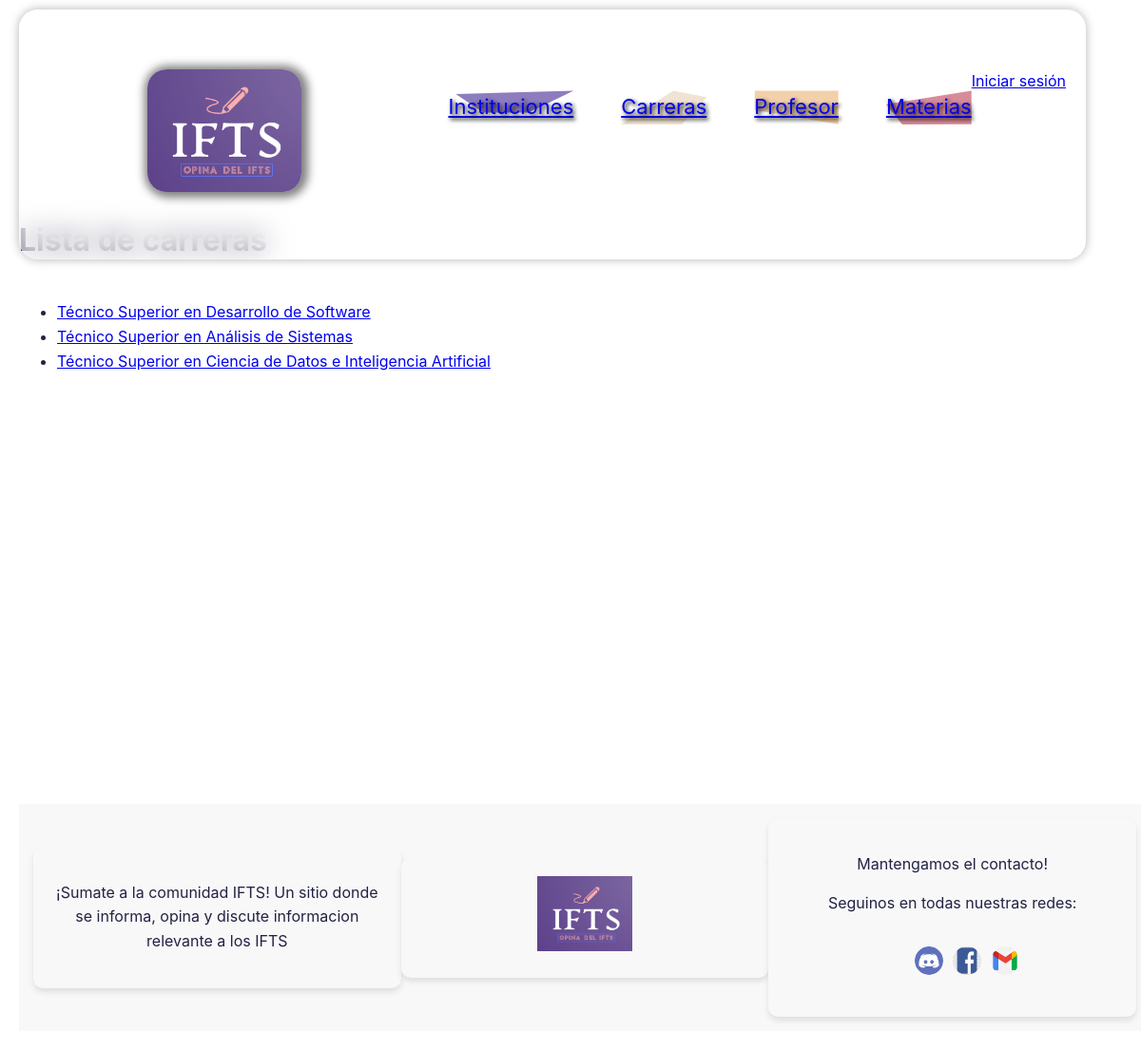
Before: /carrera/lista/ with the older database file.
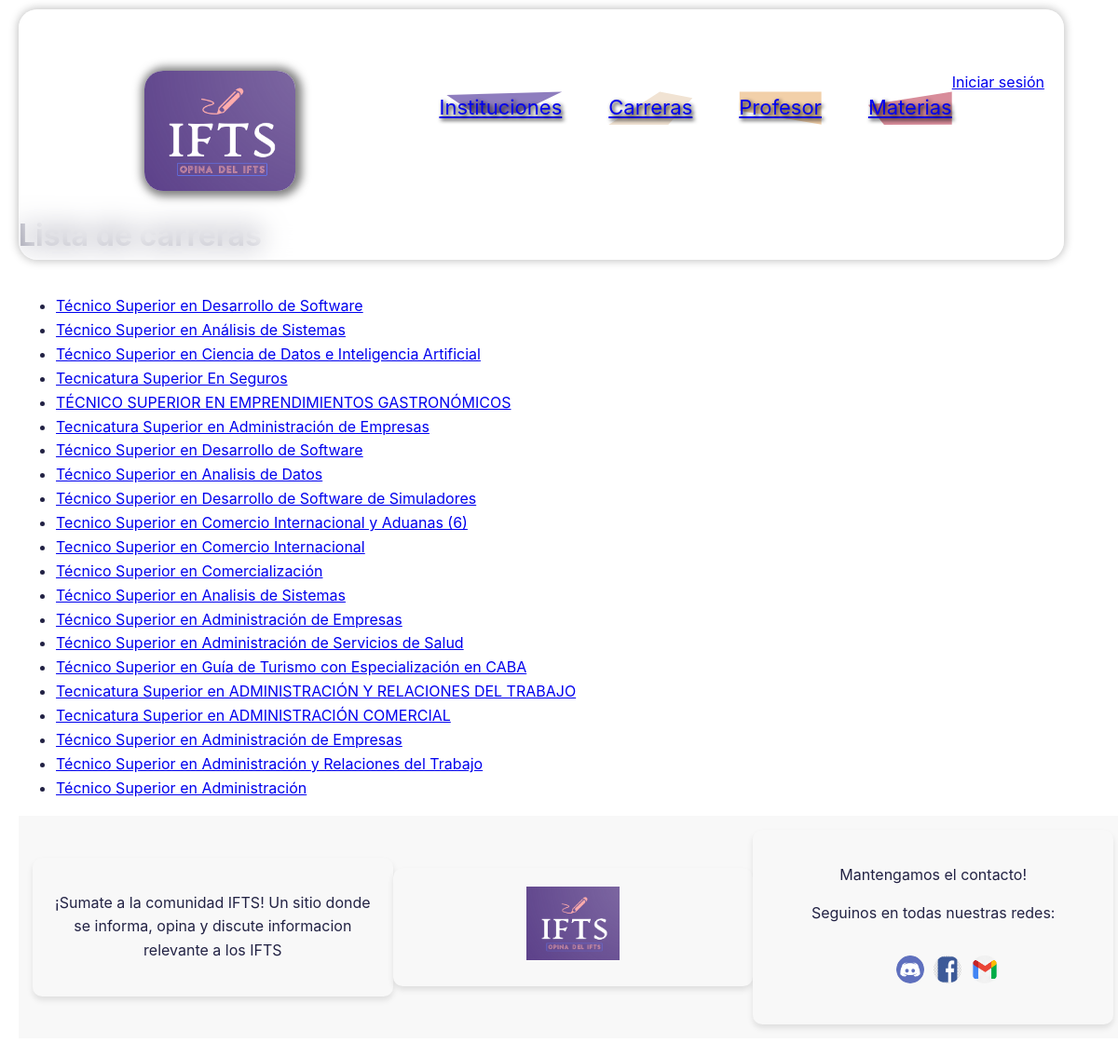
After: the same page with the newer database file.
### apps/carrera/models.py (models this page shows, shortened)
class Carrera(models.Model):
    titulo = models.CharField(default="Técnico Superior", max_length=150, blank=True, null=True)
    duracion = models.PositiveIntegerField(default=None)
    fk_id_institucion = models.ForeignKey('institucion.Institucion', on_delete=models.CASCADE, related_name='carreras_institucion', default=None)
    img_perfil = models.ImageField(upload_to='perfiles/carrera_uploads/', default='perfiles/Carreras/Carreras-Perfil.jpeg' , blank=True, null=True)

### apps/carrera/views.py (the view)
# urls.py: path("lista/", CarreraListView.as_view(), name="lista_carreras"),
class CarreraListView(ListView):
    model = Carrera
    template_name = "lista_carrera.html"
    context_object_name = "carreras"

### apps/carrera/templates/lista_carrera.html (shortened to what this page needs)
{% extends "template_base.html" %}
{% block content %}
<h1>Lista de carreras</h1>
<ul>
    {% for carrera in carreras %}
        <li><a href="{% url 'detalle_carrera' pk=carrera.pk %}">{{ carrera.titulo }}</a></li>
    {% endfor %}
</ul>
{% endblock %}

Changed rows visible on the page:
added Carrera: titulo "Tecnicatura Superior En Seguros"
added Carrera: titulo "TÉCNICO SUPERIOR EN EMPRENDIMIENTOS GASTRONÓMICOS"
added Carrera: titulo "Tecnicatura Superior en Administración de Empresas"
added Carrera: titulo "Técnico Superior en Desarrollo de Software"
added Carrera: titulo "Técnico Superior en Analisis de Datos"
added Carrera: titulo "Técnico Superior en Desarrollo de Software de Simuladores"
added Carrera: titulo "Tecnico Superior en Comercio Internacional y Aduanas (6)"
added Carrera: titulo "Tecnico Superior en Comercio Internacional"
added Carrera: titulo "Técnico Superior en Comercialización"
added Carrera: titulo "Técnico Superior en Analisis de Sistemas"
added Carrera: titulo "Técnico Superior en Administración de Empresas"
added Carrera: titulo "Técnico Superior en Administración de Servicios de Salud"
added Carrera: titulo "Técnico Superior en Guía de Turismo con Especialización en CABA"
added Carrera: titulo "Tecnicatura Superior en ADMINISTRACIÓN Y RELACIONES DEL TRABAJO"
added Carrera: titulo "Tecnicatura Superior en ADMINISTRACIÓN COMERCIAL"
added Carrera: titulo "Técnico Superior en Administración de Empresas"
added Carrera: titulo "Técnico Superior en Administración y Relaciones del Trabajo"
added Carrera: titulo "Técnico Superior en Administración"
